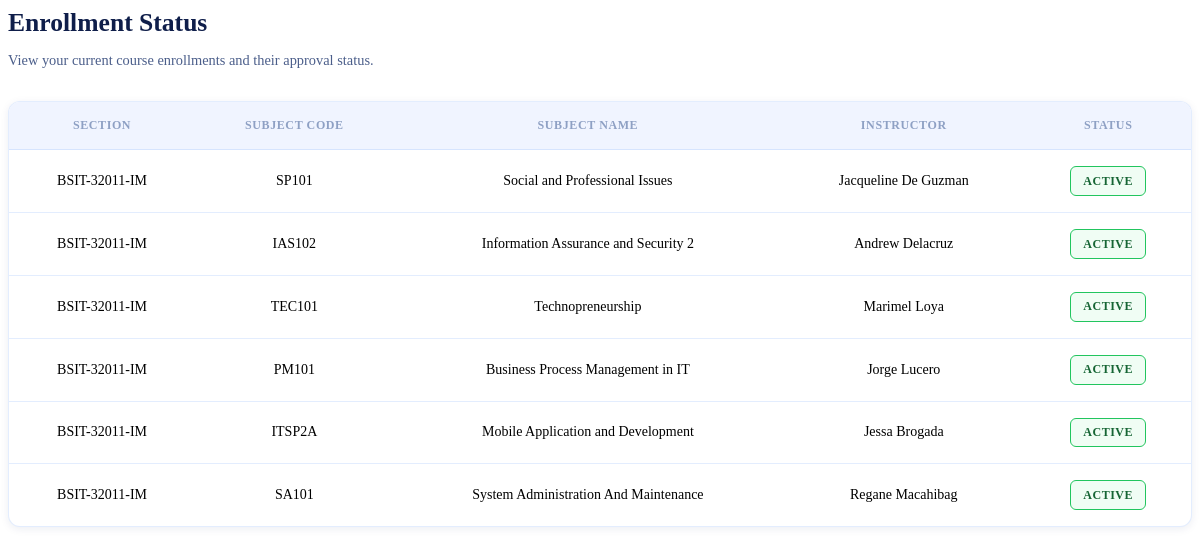
Page /student/enrollment_status.php (signed in) on the committed database.
### tables this page shows
CREATE TABLE `enrollments` (
  `enrollment_id` int(11) NOT NULL,
  `student_id` int(11) NOT NULL,
  `subject_id` int(11) NOT NULL,
  `semester_id` int(11) NOT NULL,
  `status` varchar(20) NOT NULL DEFAULT 'Active'
);

CREATE TABLE `users` (
  `user_id` int(11) NOT NULL,
  `full_name` varchar(100) NOT NULL,
  `program` varchar(100) DEFAULT NULL,
  `section` varchar(50) DEFAULT NULL,
  `year_level` tinyint(4) DEFAULT NULL,
  `email` varchar(100) NOT NULL,
  `password_hash` varchar(255) NOT NULL,
  `role_id` int(11) NOT NULL,
  `created_at` timestamp NOT NULL DEFAULT current_timestamp(),
  `is_active` tinyint(1) DEFAULT 1
);

CREATE TABLE `subjects` (
  `subject_id` int(11) NOT NULL,
  `subject_code` varchar(20) NOT NULL,
  `subject_name` varchar(100) NOT NULL,
  `faculty_id` int(11) NOT NULL
);

### student/enrollment_status.php (the view, shortened to what this page needs)
<?php
require_once __DIR__ . '/../config/db.php';
$student_id = $_SESSION['user_id'];
$stmt = $conn->prepare("
    SELECT
        u.section,
        s.subject_code,
        s.subject_name,
        uf.full_name AS teacher_name,
        e.status
    FROM enrollments e
    JOIN subjects s ON e.subject_id = s.subject_id
    JOIN users u ON e.student_id = u.user_id
    JOIN users uf ON s.faculty_id = uf.user_id
    WHERE e.student_id = ?
");
$stmt->bind_param("i", $student_id);
$stmt->execute();
$result = $stmt->get_result();
$enrollments = [];
while ($row = $result->fetch_assoc()) {
    $enrollments[] = $row;
}
?>
<div>
    <div class="page-header">
        <h2>Enrollment Status</h2>
        <p>View your current course enrollments and their approval status.</p>
    </div>
    <div class="content-section">
        <div class="table-card">
            <div class="table-wrap">
                <table>
                    <thead>
                        <tr>
                            <th>Section</th>
                            <th>Subject Code</th>
                            <th>Subject Name</th>
                            <th>Instructor</th>
                            <th>Status</th>
                        </tr>
                    </thead>
                    <tbody>
                        <?php if (count($enrollments) > 0): ?>
                            <?php foreach ($enrollments as $enrollment): ?>
                                <tr>
                                    <td><?= htmlspecialchars($enrollment['section'], ENT_QUOTES) ?></td>
                                    <td><?= htmlspecialchars($enrollment['subject_code'], ENT_QUOTES) ?></td>
                                    <td><?= htmlspecialchars($enrollment['subject_name'], ENT_QUOTES) ?></td>
                                    <td><?= htmlspecialchars($enrollment['teacher_name'], ENT_QUOTES) ?></td>
                                    <td>
                                        <?php if ($enrollment['status'] === 'Active'): ?>
                                            <span class="badge-status badge-active">Active</span>
                                        <?php else: ?>
                                            <span><?= htmlspecialchars($enrollment['status'], ENT_QUOTES) ?></span>
                                        <?php endif; ?>
                                    </td>
                                </tr>
                            <?php endforeach; ?>
                        <?php endif; ?>
                    </tbody>
                </table>
            </div>
        </div>
    </div>
</div>

### student/enrollment_status.php (style rules this page uses)
.page-header { margin-bottom: 2rem; }
.page-header h2 { font-size: 1.6rem; font-weight: 700; color: var(--text-900); margin-bottom: 0.5rem; }
.page-header p { color: var(--text-600); font-size: 0.9rem; }
.content-section { margin-bottom: 3rem; }
.table-card { background: var(--surface); border: 1px solid var(--border); border-radius: var(--r-md); box-shadow: var(--shadow-sm); overflow: hidden; transition: var(--transition); }
.table-wrap { overflow-x: auto; }
table { border-collapse: collapse; width: 100%; }
th { padding: 1rem 1.25rem; text-align: center; font-size: 0.75rem; font-weight: 700; color: var(--text-400); text-transform: uppercase; letter-spacing: 0.05em; background: var(--bg); border-bottom: 1px solid var(--border); }
td { padding: 1rem 1.25rem; font-size: 0.875rem; color: black; text-align: center; border-bottom: 1px solid var(--border); }
tbody tr:last-child td { border-bottom: none; }
.badge-status { display: inline-block; padding: 0.4rem 0.75rem; border-radius: 6px; font-size: 0.75rem; font-weight: 700; text-transform: uppercase; letter-spacing: 0.5px; }
.badge-active { background: #f0fdf4; color: #166534; border: 1px solid #22c55e; }

### rows in the picture
enrollments: student.section "BSIT-32011-IM", subject.subject_code "SP101", subject.subject_name "Social and Professional Issues", users.full_name "Jacqueline De Guzman", status "ACTIVE"
enrollments: student.section "BSIT-32011-IM", subject.subject_code "IAS102", subject.subject_name "Information Assurance and Security 2", users.full_name "Andrew Delacruz", status "ACTIVE"
enrollments: student.section "BSIT-32011-IM", subject.subject_code "TEC101", subject.subject_name "Technopreneurship", users.full_name "Marimel Loya", status "ACTIVE"
enrollments: student.section "BSIT-32011-IM", subject.subject_code "PM101", subject.subject_name "Business Process Management in IT", users.full_name "Jorge Lucero", status "ACTIVE"
enrollments: student.section "BSIT-32011-IM", subject.subject_code "ITSP2A", subject.subject_name "Mobile Application and Development", users.full_name "Jessa Brogada", status "ACTIVE"
enrollments: student.section "BSIT-32011-IM", subject.subject_code "SA101", subject.subject_name "System Administration And Maintenance", users.full_name "Regane Macahibag", status "ACTIVE"
